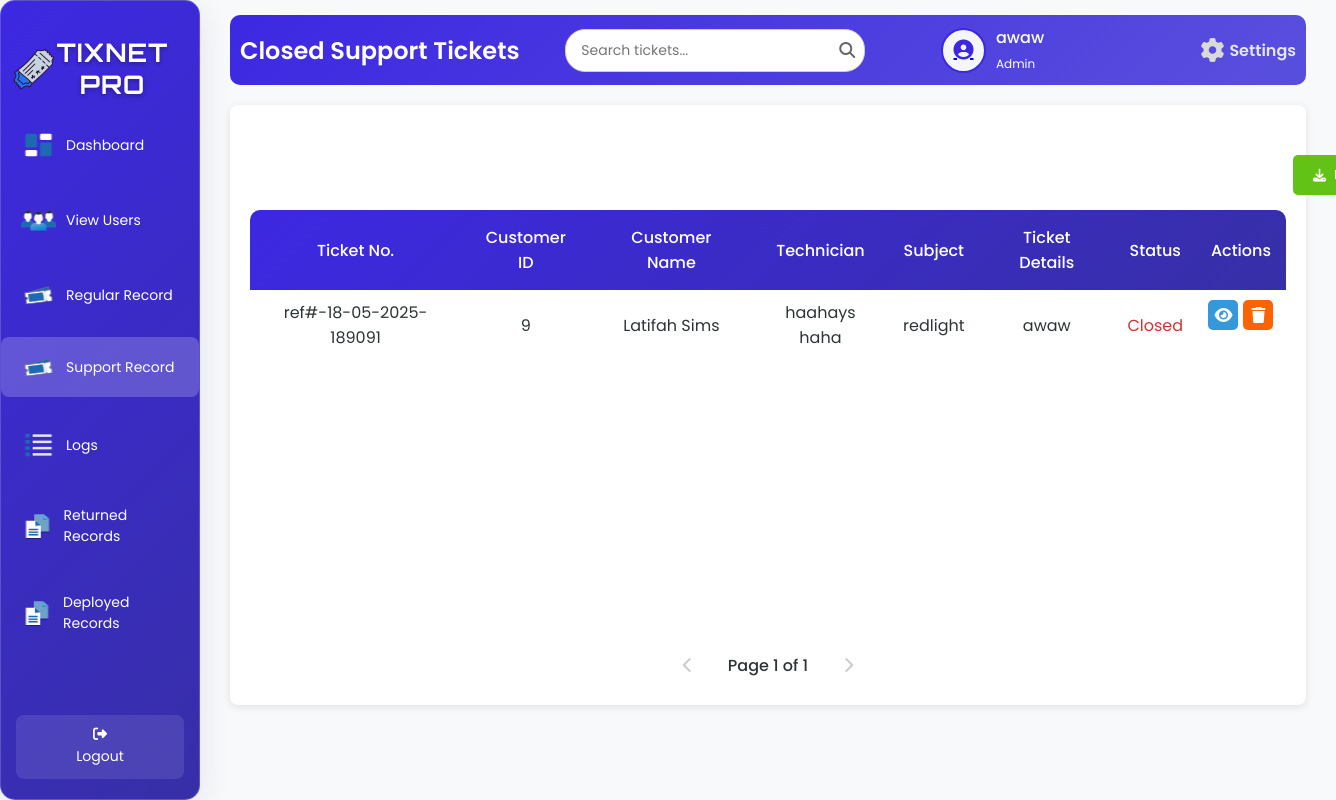
/support_close.php (signed in), run on an earlier commit of the app's database.
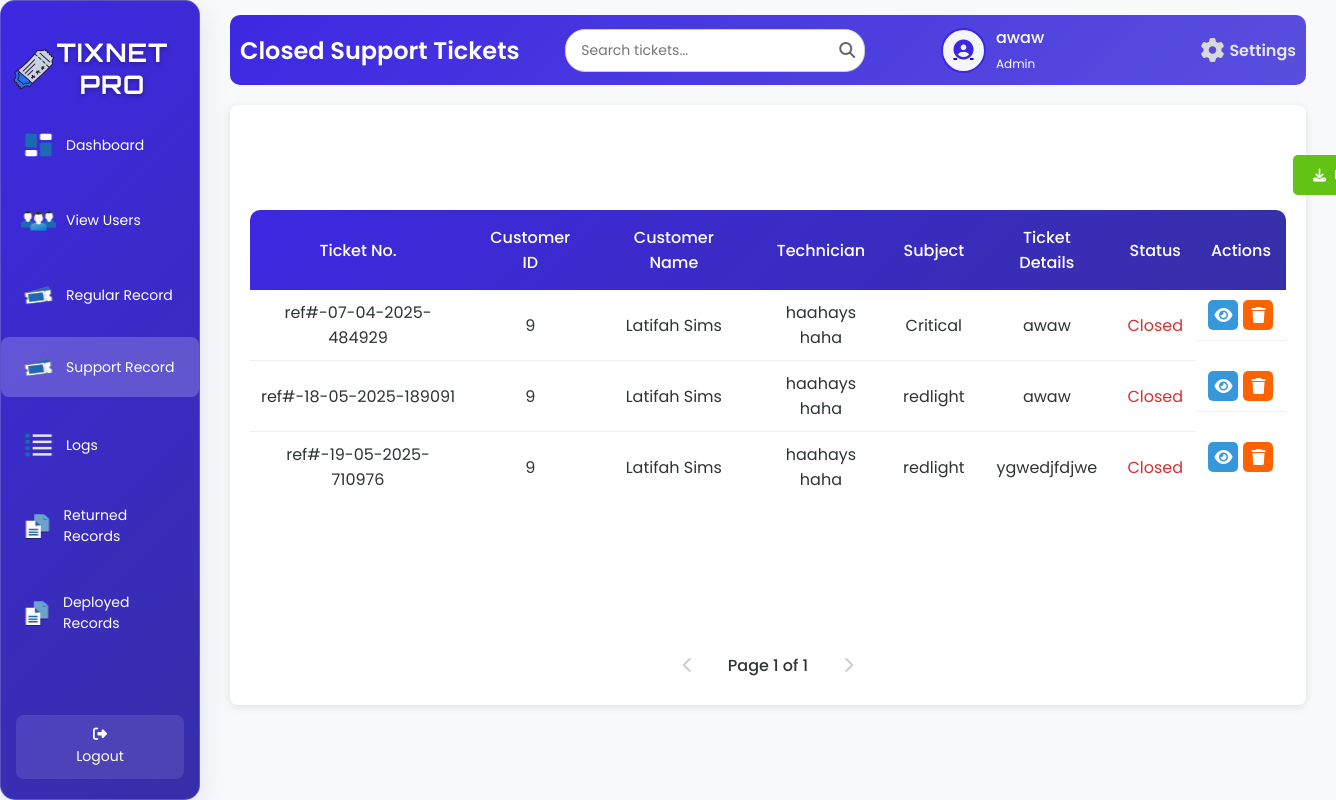
And on a later commit of the database.
### tables this page shows
CREATE TABLE `tbl_close_supp` (
  `s_ref` varchar(200) NOT NULL,
  `c_id` int(50) NOT NULL,
  `te_technician` varchar(200) NOT NULL,
  `c_fname` varchar(200) NOT NULL,
  `c_lname` varchar(200) NOT NULL,
  `s_subject` varchar(200) NOT NULL,
  `s_message` varchar(200) NOT NULL,
  `s_status` varchar(200) NOT NULL
);

### support_close.php (the view, shortened to what the changed rows need)
<?php
include 'db.php';
$searchTerm = isset($_GET['search']) ? trim($_GET['search']) : '';
$page = isset($_GET['page']) ? max(1, (int)$_GET['page']) : 1;
$limit = 10;
$result = null;
try {
    $searchLike = $searchTerm ? "%$searchTerm%" : null;
    $sqlCount = "SELECT COUNT(*) as total FROM tbl_close_supp WHERE s_status = 'Closed'";
    $stmtCount = $conn->prepare($sqlCount);
    $stmtCount->execute();
    $resultCount = $stmtCount->get_result();
    $totalTickets = $resultCount->fetch_assoc()['total'] ?? 0;
    $totalPages = max(1, ceil($totalTickets / $limit));
    $page = min($page, $totalPages);
    $offset = ($page - 1) * $limit;
    $closedTickets = [];
    $sql = "SELECT s_ref, c_id, c_fname, c_lname, te_technician, s_subject, s_message, s_status
            FROM tbl_close_supp
            WHERE s_status = 'Closed'";
    $sql .= " ORDER BY s_ref ASC LIMIT ? OFFSET ?";
    $stmt = $conn->prepare($sql);
    if ($searchTerm) {
        $stmt->bind_param("ssssssii", $searchLike, $searchLike, $searchLike, $searchLike, $searchLike, $searchLike, $limit, $offset);
    } else {
        $stmt->bind_param("ii", $limit, $offset);
    }
    $stmt->execute();
    $result = $stmt->get_result();
    while ($row = $result->fetch_assoc()) {
        $closedTickets[] = $row;
    }
} catch (Exception $e) {
    $errorMessage = htmlspecialchars($e->getMessage());
    echo "<script>alert('Error: $errorMessage');</script>";
    error_log("Error in support_close.php: " . $e->getMessage());
}
?>
<!DOCTYPE html>
<html lang="en">
<head>
    <link rel="stylesheet" href="support_closed.css">
    <link rel="stylesheet" href="https://cdnjs.cloudflare.com/ajax/libs/font-awesome/6.6.0/css/all.min.css" />
</head>
<body>
<div class="wrapper">
    <div class="sidebar glass-container">
        <h2><img src="image/logo.png" alt="Tix Net Icon" class="sidebar-icon">TixNet Pro</h2>
    </div>
    <div class="container">
        <div class="upper">
            <h1>Closed Support Tickets</h1>
        </div>
        <div class="table-box">
            <table class="tickets-table">
                <thead>
                    <tr>
                        <th>Ticket No.</th>
                        <th>Customer ID</th>
                        <th>Customer Name</th>
                        <th>Technician</th>
                        <th>Subject</th>
                        <th>Ticket Details</th>
                        <th>Status</th>
                        <th>Actions</th>
                    </tr>
                </thead>
                <tbody id="tickets-table-body">
                    <?php if ($result === null || $result->num_rows === 0): ?>
                        <tr>
                            <td colspan="8">No closed support tickets found or an error occurred.</td>
                        </tr>
                    <?php else: ?>
                        <?php foreach ($closedTickets as $ticket): ?>
                            <?php
                            $ticketData = json_encode([
                                'ref' => $ticket['s_ref'],
                                'c_id' => $ticket['c_id'],
                                'c_name' => ($ticket['c_fname'] ?? '') . ' ' . ($ticket['c_lname'] ?? ''),
                                'technician' => $ticket['te_technician'] ?? '',
                                'subject' => $ticket['s_subject'] ?? '',
                                'message' => $ticket['s_message'] ?? '',
                                'status' => $ticket['s_status'] ?? ''
                            ], JSON_HEX_QUOT | JSON_HEX_TAG);
                            ?>
                            <tr>
                                <td><?php echo htmlspecialchars($ticket['s_ref']); ?></td>
                                <td><?php echo htmlspecialchars($ticket['c_id']); ?></td>
                                <td><?php echo htmlspecialchars(($ticket['c_fname'] ?? '') . ' ' . ($ticket['c_lname'] ?? '')); ?></td>
                                <td><?php echo htmlspecialchars($ticket['te_technician'] ?? ''); ?></td>
                                <td><?php echo htmlspecialchars($ticket['s_subject'] ?? ''); ?></td>
                                <td><?php echo htmlspecialchars($ticket['s_message'] ?? ''); ?></td>
                                <td class="status-closed"><?php echo htmlspecialchars($ticket['s_status'] ?? ''); ?></td>
                                <td class="action-buttons">
                                    <span class="view-btn" onclick='showViewModal(<?php echo $ticketData; ?>)' title="View"><i class="fas fa-eye"></i></span>
                                    <span class="delete-btn" onclick="openDeleteModal('<?php echo htmlspecialchars($ticket['s_ref'], ENT_QUOTES, 'UTF-8'); ?>')" title="Delete"><i class="fas fa-trash"></i></span>
                                </td>
                            </tr>
                        <?php endforeach; ?>
                    <?php endif; ?>
                </tbody>
            </table>
        </div>
    </div>
</div>
</body>
</html>

What changed in the data, as far as the page shows it:
added tbl_close_supp: s_ref "ref#-07-04-2025-484929", c "9", c_fname+c_lname "Latifah Sims", te_technician "haahays haha", s_subject "Critical", s_message "awaw", s_status "Closed"
added tbl_close_supp: s_ref "ref#-19-05-2025-710976", c "9", c_fname+c_lname "Latifah Sims", te_technician "haahays haha", s_subject "redlight", s_message "ygwedjfdjwe", s_status "Closed"
